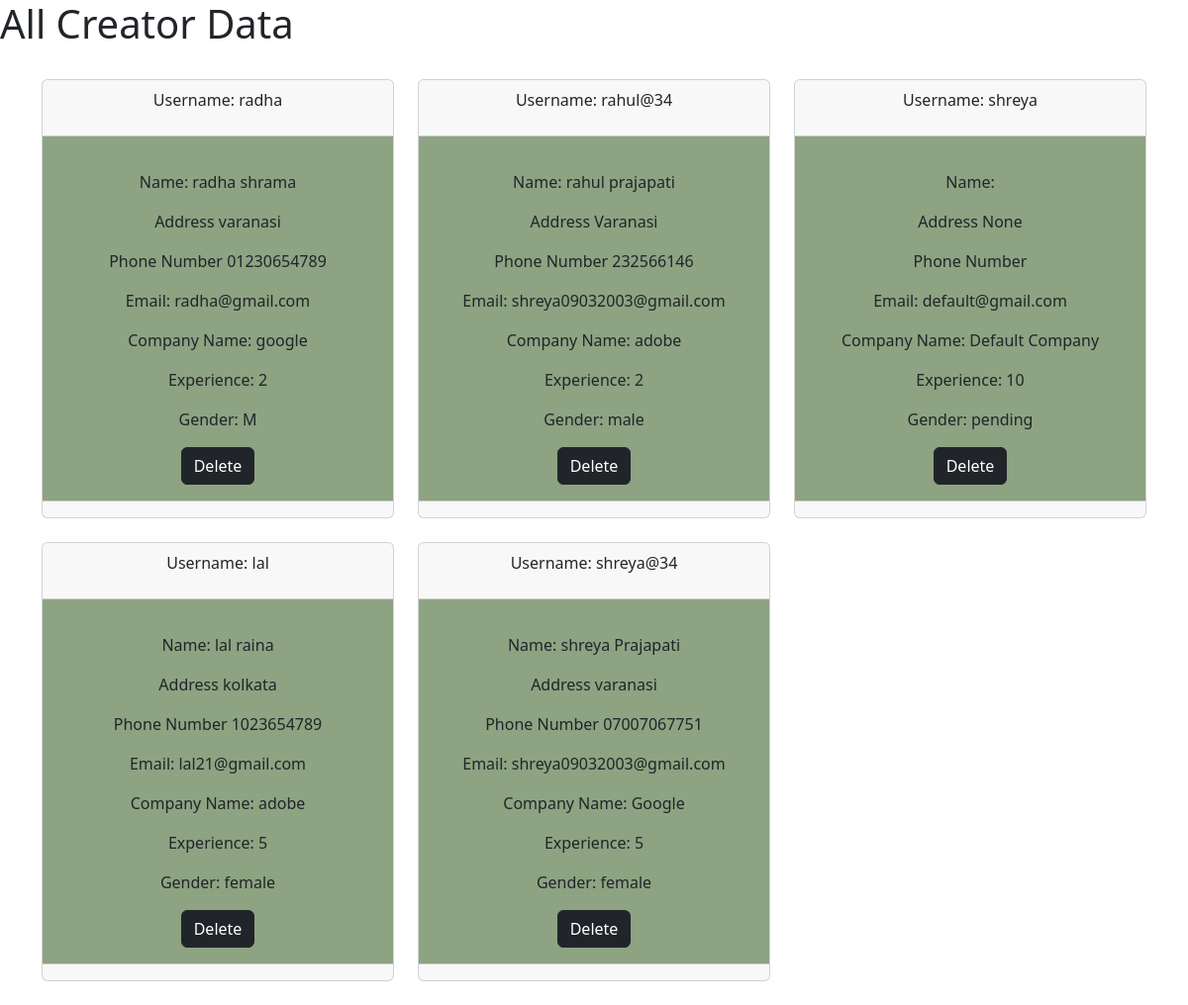
Screenshot of /allcreator with the database file from the repository.
### user/models.py (models this page shows, shortened)
class CreatorProfile(BaseModel):
    GENDER_CHOICE = [
    ('M', 'Male'),
    ('F', 'Female'),
    ('O', 'Other'),
    ]
    name = models.CharField(max_length=100)
    user_connected = models.ForeignKey(CustomUser, on_delete=models.CASCADE)
    address = models.CharField(max_length=200, null=True, blank=True)
    phone_regex = RegexValidator(regex=r'^\+?1?\d{9,11}$', message="Phone number must be entered in the format: '+999999999'. Up to 11 digits allowed.")
    phone_number = models.CharField(validators=[phone_regex], max_length=11, blank=True) # Validators should be a list
    em=models.EmailField( max_length=254,default="default@gmail.com")
    companyname=models.CharField(max_length=50, default="Default Company")
    yofex=models.IntegerField(default=10)
    gender = models.CharField(max_length=10, choices=GENDER_CHOICE,default='pending',)

class CustomUser(AbstractUser):
    USER_TYPE_CHOICES = [
    ('Seeker', 'Seeker'),
    ('Creator', 'Creator')]
    user_type = models.CharField(max_length=10, choices=USER_TYPE_CHOICES,default="creator" )
    password=models.CharField(max_length=200)
    username=models.CharField(max_length=50,unique="true")
    fi=models.CharField(max_length=50,default='radha')
    ln=models.CharField(max_length=50,default='shrama')

### user/views.py (the view)
# urls.py: path('allcreator', views.allcreator, name='allc'),
def allcreator(request):
    data=CreatorProfile.objects.all()
    d={'data':data}
    return render(request,"allcreators.html",d)

### user/templates/allcreators.html (shortened to what this page needs)
{% load static %}
<!DOCTYPE html>
<html>
<head>
    <link rel="stylesheet" href="/static/css/foot.css">
    <link href="https://cdn.jsdelivr.net/npm/bootstrap@5.3.3/dist/css/bootstrap.min.css" rel="stylesheet"
>
    <link rel="stylesheet" href="https://cdn.datatables.net/1.10.21/css/jquery.dataTables.min.css">
    <link rel="stylesheet" href="https://cdn.datatables.net/buttons/1.7.1/css/buttons.dataTables.min.css">
</head>
<body>
    <div style="height:620px">
        <h1>All Creator Data</h1>
  <div style="min-height:500px; max-height:2000px;overflow-y: auto;">
    <div class="container mt-4" style=" height:100% background-color:pink">
        <div class="row">
            {% for i in data %}
            <div class="col-md-4 mb-4">
                <div class="card text-center">
                    <div class="card-header">
                     <p> Username: {{ i.user_connected.username }}</p>
                    </div>
                    <div class="card-body" style="background-color:#8DA382;">
                        <h5 class="card-title" style="font-size:30px; padding-bottom:10px; text-decoration: underline;">{{ i.job_title }}</h5>
                        <p class="card-text"> Name: {{ i.name }}</p>
                        <p class="card-text">Address {{ i.address }}</p>
                        <p class="card-text">Phone Number {{ i.phone_number }}</p>
                        <p class="card-text">Email: {{ i.em }}</p>
                        <p class="card-text">Company Name: {{ i.companyname}}</p>
                        <p class="card-text">Experience: {{ i.yofex}}</p>
                        <p class="card-text">Gender: {{ i.gender}}</p>
                        <a  href="{% url 'delete_creator' i.id %}" class="btn btn-dark" onclick="return confirm('Are you sure?')">Delete</a>
                    </div>
                    <div class="card-footer text-body-secondary">
                    </div>
                </div>
            </div>
            {% endfor %}
        </div>
    </div>
  </div>
</div>
</body>
</html>

### rows the page displays
CreatorProfile: user_connected.username "radha", name "radha shrama", address "varanasi", phone_number "01230654789", em "radha@gmail.com", companyname "google", yofex "2", gender "M"
CreatorProfile: user_connected.username "rahul@34", name "rahul prajapati", address "Varanasi", phone_number "232566146", em "shreya09032003@gmail.com", companyname "adobe", yofex "2", gender "male"
CreatorProfile: user_connected.username "shreya", address "None", em "default@gmail.com", companyname "Default Company", yofex "10", gender "pending"
CreatorProfile: user_connected.username "lal", name "lal raina", address "kolkata", phone_number "1023654789", em "lal21@gmail.com", companyname "adobe", yofex "5", gender "female"
CreatorProfile: user_connected.username "shreya@34", name "shreya Prajapati", address "varanasi", phone_number "07007067751", em "shreya09032003@gmail.com", companyname "Google", yofex "5", gender "female"
